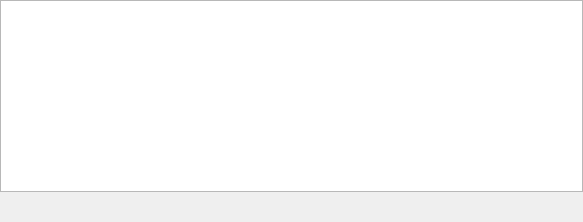
     <widget class="QWidget" name="widMainView" native="true">
      <layout class="QVBoxLayout" name="verticalLayout_2">
       <property name="spacing">
        <number>0</number>
       </property>
       <property name="leftMargin">
        <number>0</number>
       </property>
       <property name="topMargin">
        <number>0</number>
       </property>
       <property name="rightMargin">
        <number>0</number>
       </property>
       <property name="bottomMargin">
        <number>0</number>
       </property>
       <item>
        <widget class="GraphicsView" name="graphicsView"/>
       </item>
       <item>
        <widget class="QWidget" name="widLayerWrapper" native="true">
         <property name="minimumSize">
          <size>
           <width>0</width>
           <height>30</height>
          </size>
         </property>
         <property name="maximumSize">
          <size>
           <width>16777215</width>
           <height>30</height>
          </size>
         </property>
         <layout class="QHBoxLayout" name="horizontalLayout_8">
          <property name="spacing">
           <number>1</number>
          </property>
          <property name="leftMargin">
           <number>1</number>
          </property>
          <property name="topMargin">
           <number>0</number>
          </property>
          <property name="rightMargin">
           <number>0</number>
          </property>
          <property name="bottomMargin">
           <number>0</number>
          </property>
          <item>
           <widget class="CustomLayerButton" name="widButtonLayer1" native="true">
            <property name="minimumSize">
             <size>
              <width>180</width>
              <height>0</height>
             </size>
            </property>
           </widget>
          </item>
          <item>
           <widget class="CustomLayerButton" name="widButtonLayer2" native="true">
            <property name="minimumSize">
             <size>
              <width>180</width>
              <height>0</height>
             </size>
            </property>
           </widget>
          </item>
          <item>
           <widget class="CustomLayerButton" name="widButtonLayer3" native="true">
            <property name="minimumSize">
             <size>
              <width>180</width>
              <height>0</height>
             </size>
            </property>
           </widget>
          </item>
          <item>
           <spacer name="horizontalSpacer">
            <property name="orientation">
             <enum>Qt::Horizontal</enum>
            </property>
            <property name="sizeHint" stdset="0">
             <size>
              <width>40</width>
              <height>20</height>
             </size>
            </property>
           </spacer>
          </item>
         </layout>
        </widget>
       </item>
      </layout>
     </widget>
